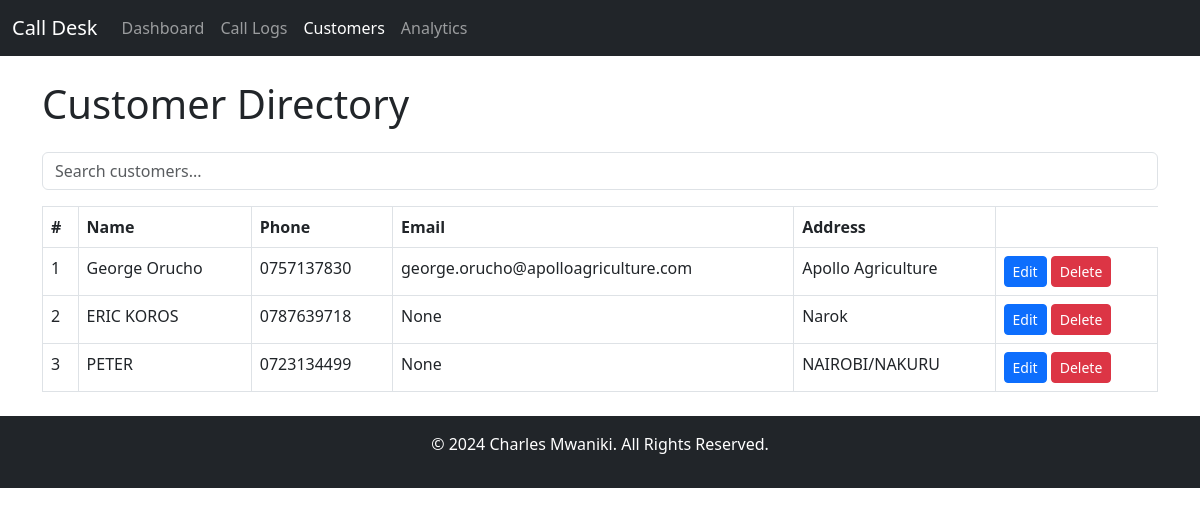
The app's page /customers/, older data.
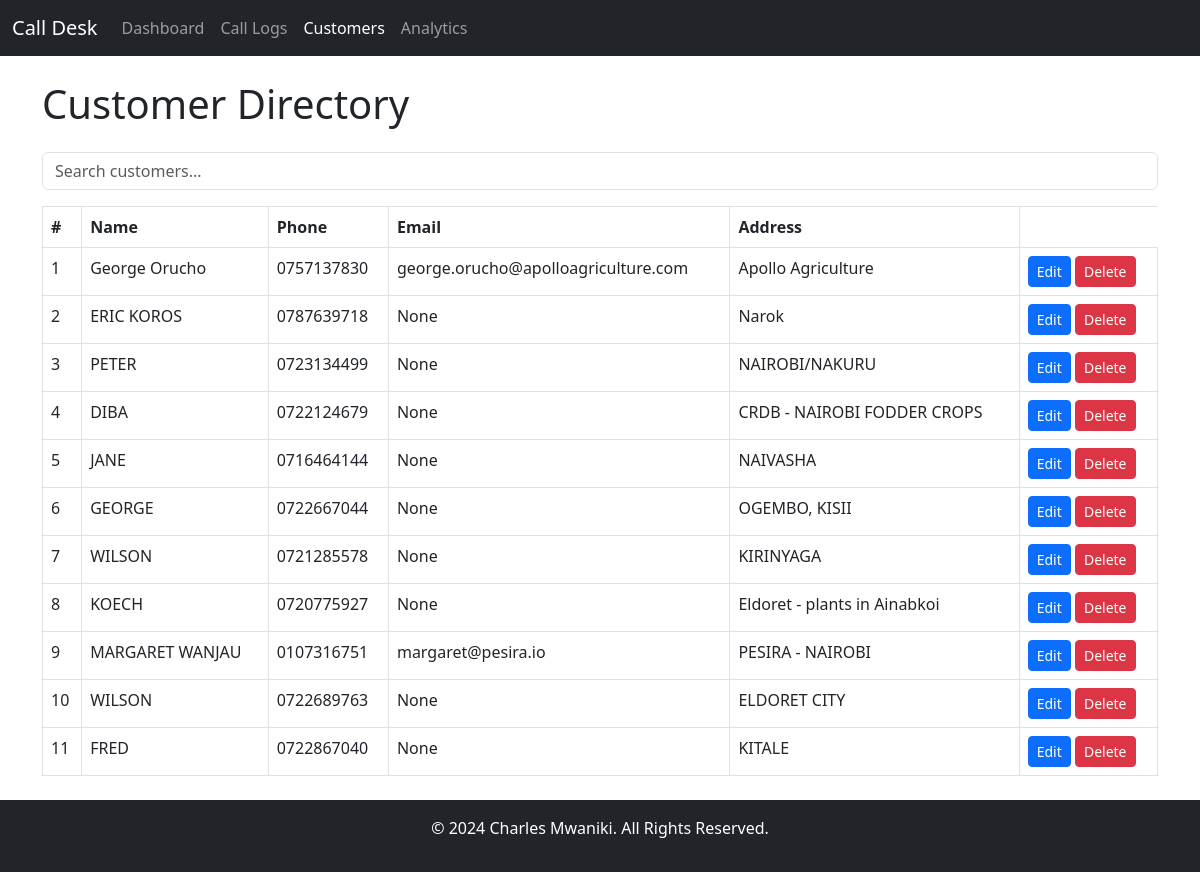
The same page, newer data.
### calls/models.py (models this page shows, shortened)
class Customer(models.Model):
    name = models.CharField(max_length=100)
    phone = models.CharField(max_length=15, unique=True)
    email = models.EmailField(blank=True, null=True)
    address = models.TextField(blank=True, null=True)

### calls/views.py (the view)
# urls.py: path('customers/', views.customer_list, name='customer_list'),
def customer_list(request):
    customers = Customer.objects.all()
    return render(request, 'customer_list.html', {'customers': customers})

### calls/templates/customer_list.html (shortened to what this page needs)
{% extends 'base.html' %}
{% block content %}
<h1 class="mb-4">Customer Directory</h1>
<div class="input-group mb-3">
    <input type="text" class="form-control" placeholder="Search customers..." id="customerSearch">
</div>
<table class="table table-bordered">
    <thead>
        <tr>
            <th>#</th>
            <th>Name</th>
            <th>Phone</th>
            <th>Email</th>
            <th>Address</th>
        </tr>
    </thead>
    <tbody>
        {% for customer in customers %}
        <tr>
            <td>{{ forloop.counter }}</td>
            <td>{{ customer.name }}</td>
            <td>{{ customer.phone }}</td>
            <td>{{ customer.email }}</td>
            <td>{{ customer.address }}</td>
            <td>
                <a href="{% url 'edit_customer' customer.id %}" class="btn btn-sm btn-primary">Edit</a>
                <a href="{% url 'delete_customer' customer.id %}" class="btn btn-sm btn-danger">Delete</a>
            </td>
        </tr>
        {% endfor %}
    </tbody>
</table>
{% endblock %}

Row changes from the older to the newer data that the page shows:
added Customer: name "DIBA", phone "0722124679", email "None", address "CRDB - NAIROBI FODDER CROPS"
added Customer: name "JANE", phone "0716464144", email "None", address "NAIVASHA"
added Customer: name "GEORGE", phone "0722667044", email "None", address "OGEMBO, KISII"
added Customer: name "WILSON", phone "0721285578", email "None", address "KIRINYAGA"
added Customer: name "KOECH", phone "0720775927", email "None", address "Eldoret - plants in Ainabkoi"
added Customer: name "MARGARET WANJAU", phone "0107316751", email "margaret@pesira.io", address "PESIRA - NAIROBI"
added Customer: name "WILSON", phone "0722689763", email "None", address "ELDORET CITY"
added Customer: name "FRED", phone "0722867040", email "None", address "KITALE"
